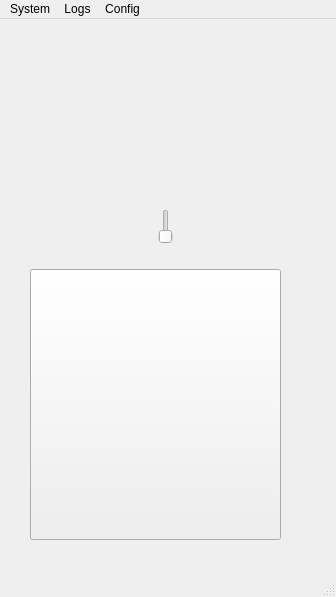
<?xml version="1.0" encoding="UTF-8"?>
<ui version="4.0">
 <class>MainWindow</class>
 <widget class="QMainWindow" name="MainWindow">
  <property name="windowModality">
   <enum>Qt::NonModal</enum>
  </property>
  <property name="geometry">
   <rect>
    <x>0</x>
    <y>0</y>
    <width>336</width>
    <height>597</height>
   </rect>
  </property>
  <property name="windowTitle">
   <string>ESSA - Embeddable SCADA for Small Applications</string>
  </property>
  <property name="toolButtonStyle">
   <enum>Qt::ToolButtonIconOnly</enum>
  </property>
  <property name="animated">
   <bool>true</bool>
  </property>
  <widget class="QWidget" name="centralwidget">
   <widget class="Dial" name="dial_Widget">
    <property name="geometry">
     <rect>
      <x>50</x>
      <y>0</y>
      <width>231</width>
      <height>171</height>
     </rect>
    </property>
    <property name="toolTip">
     <string>Dial Widget</string>
    </property>
    <property name="whatsThis">
     <string>Dial SCADA</string>
    </property>
    <property name="MaxValue">
     <number>255</number>
    </property>
    <property name="UpperLimitScale" stdset="0">
     <number>5</number>
    </property>
    <property name="StepScale" stdset="0">
     <number>25</number>
    </property>
   </widget>
   <widget class="Slider" name="slider">
    <property name="geometry">
     <rect>
      <x>10</x>
      <y>190</y>
      <width>311</width>
      <height>35</height>
     </rect>
    </property>
    <property name="toolTip">
     <string>Slider Widget</string>
    </property>
    <property name="whatsThis">
     <string>SCADA Slider</string>
    </property>
    <property name="Value">
     <double>0.000000000000000</double>
    </property>
    <property name="Maximum_Value" stdset="0">
     <double>255.000000000000000</double>
    </property>
   </widget>
   <widget class="OnOffButton" name="onOffButton">
    <property name="geometry">
     <rect>
      <x>30</x>
      <y>250</y>
      <width>251</width>
      <height>271</height>
     </rect>
    </property>
    <property name="toolTip">
     <string>OnOffButton Widget</string>
    </property>
    <property name="whatsThis">
     <string>SCADA OnOffButton</string>
    </property>
    <property name="PathImageTrue" stdset="0">
     <string>/home/scholl/Dropbox/Spyder/essa/images/opened-2.png</string>
    </property>
    <property name="PathImageFalse" stdset="0">
     <string>/home/scholl/Dropbox/Spyder/essa/images/closed-2.png</string>
    </property>
   </widget>
  </widget>
  <widget class="QMenuBar" name="menubar">
   <property name="geometry">
    <rect>
     <x>0</x>
     <y>0</y>
     <width>336</width>
     <height>29</height>
    </rect>
   </property>
   <widget class="QMenu" name="menuSystem">
    <property name="title">
     <string>System</string>
    </property>
    <addaction name="actionRun"/>
    <addaction name="actionStop"/>
    <addaction name="separator"/>
    <addaction name="actionCompile_and_Run"/>
    <addaction name="separator"/>
    <addaction name="actionExit"/>
   </widget>
   <widget class="QMenu" name="menuLogs">
    <property name="title">
     <string>Logs</string>
    </property>
    <addaction name="actionAlarm_Log"/>
    <addaction name="actionSystem_Logs"/>
   </widget>
   <widget class="QMenu" name="menuConfig">
    <property name="title">
     <string>Config</string>
    </property>
    <addaction name="actionESSA_Config"/>
   </widget>
   <addaction name="menuSystem"/>
   <addaction name="menuLogs"/>
   <addaction name="menuConfig"/>
  </widget>
  <widget class="QStatusBar" name="statusbar"/>
  <action name="actionRun">
   <property name="text">
    <string>Run</string>
   </property>
  </action>
  <action name="actionStop">
   <property name="text">
    <string>Stop</string>
   </property>
  </action>
  <action name="actionAlarm_Log">
   <property name="text">
    <string>Alarm Log</string>
   </property>
  </action>
  <action name="actionSystem_Logs">
   <property name="text">
    <string>System Logs</string>
   </property>
  </action>
  <action name="actionESSA_Config">
   <property name="text">
    <string>ESSA Config</string>
   </property>
  </action>
  <action name="actionCompile_and_Run">
   <property name="text">
    <string>Compile and Run</string>
   </property>
  </action>
  <action name="actionExit">
   <property name="text">
    <string>Exit</string>
   </property>
  </action>
 </widget>
 <customwidgets>
  <customwidget>
   <class>Dial</class>
   <extends>QwtDial</extends>
   <header>dial</header>
  </customwidget>
  <customwidget>
   <class>OnOffButton</class>
   <extends>QPushButton</extends>
   <header>onOfButton</header>
  </customwidget>
  <customwidget>
   <class>Slider</class>
   <extends>QSlider</extends>
   <header>slider</header>
  </customwidget>
  <customwidget>
   <class>QwtDial</class>
   <extends>QWidget</extends>
   <header>qwt_dial.h</header>
  </customwidget>
 </customwidgets>
 <resources/>
 <connections/>
</ui>
